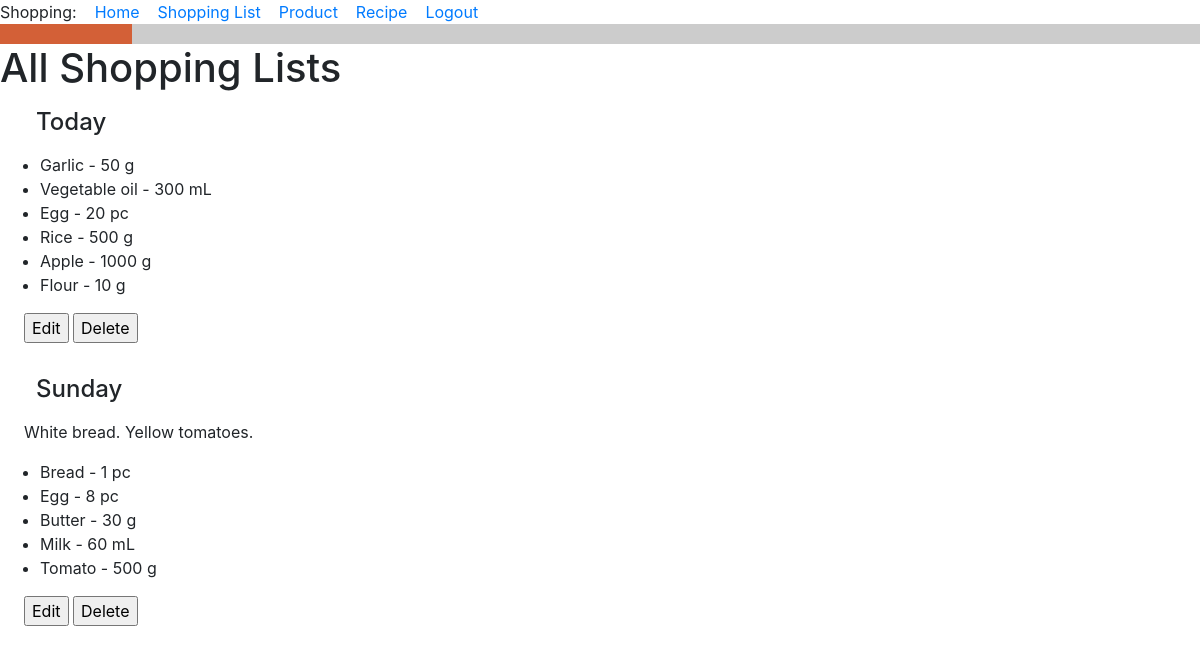
/all_lists (signed in), run on an earlier commit of the app's database.
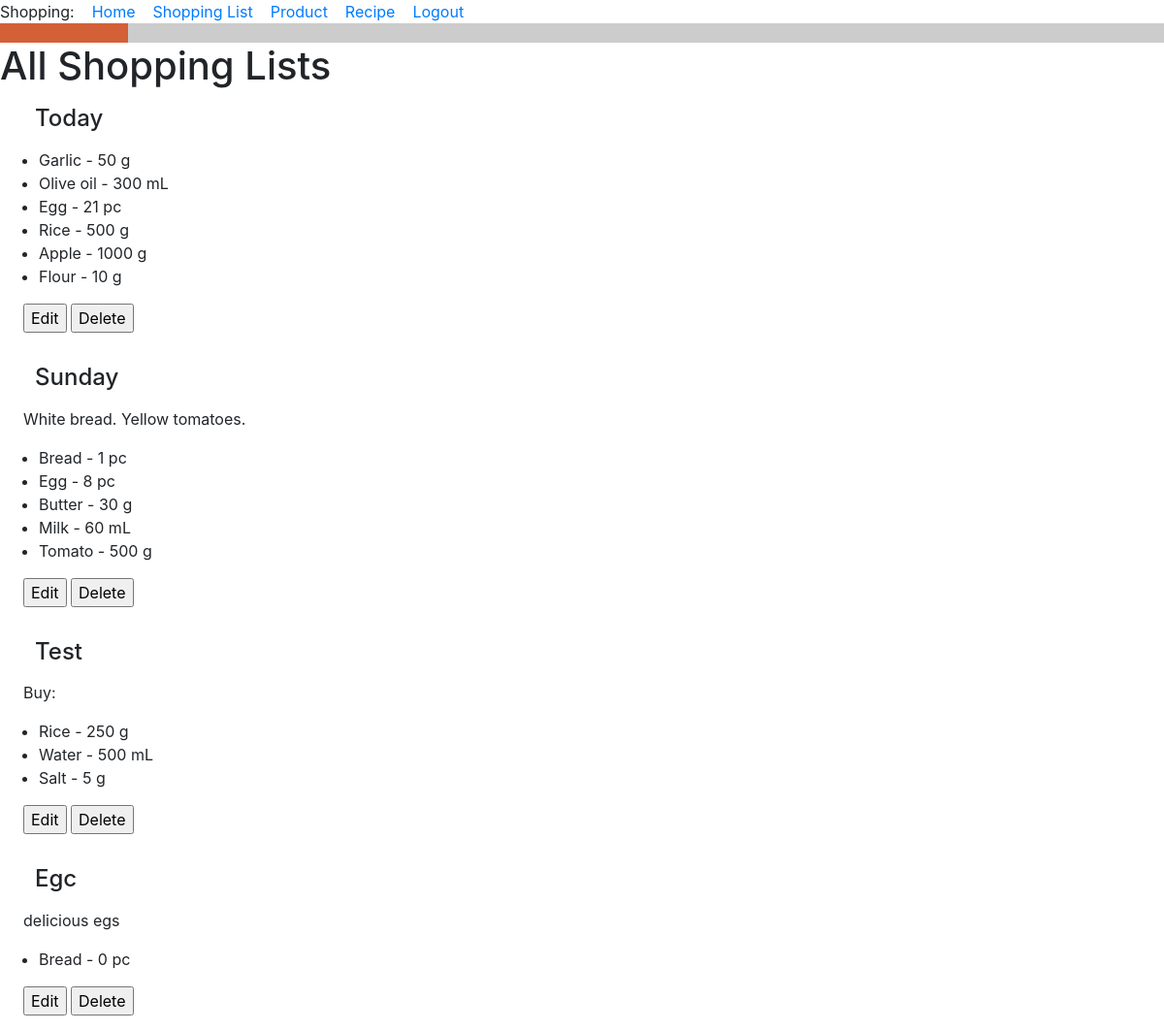
And on a later commit of the database.
### food_app/models.py (models this page shows, shortened)
class ShoppingList(db.Model):
    id = db.Column(db.Integer, primary_key=True)
    title = db.Column(db.String(256), default='')
    owner = db.Column(db.ForeignKey('user.id'))
    items = db.relationship('ShoppingListItem', backref='shopping_list', cascade='all, delete-orphan', passive_deletes=True)
    notes = db.Column(db.Text)
    def __str__(self):
        return f'{self.title}'.capitalize()

class ShoppingListItem(db.Model):
    id = db.Column(db.Integer, primary_key=True)
    shopping_list_id = db.Column(db.ForeignKey('shopping_list.id', ondelete='CASCADE'), nullable=False)
    product_id = db.Column(db.ForeignKey('product.id'))
    product = db.relationship('Product')
    quantity = db.Column(db.Integer, default=0)
    unit_of_measure = db.Column(db.String(120))
    is_buyed = db.Column(db.Boolean, default=False)
    def __str__(self):
        return f'{self.product} - {self.quantity} {self.unit_of_measure}'

class Product(db.Model):
    id = db.Column(db.Integer, primary_key=True)
    title = db.Column(db.String(256), index=True, unique=True, nullable=False)
    type_of_product = db.Column(db.String(120))
    unit_of_measure = db.Column(db.String(120))
    def __str__(self):
        return f'{self.title}'.capitalize()  # Big first letter only.

### food_app/routes.py (the view)
@app.route('/all_lists', methods=['GET', 'POST'])
@login_required
def all_lists():
    owner = current_user.id
    shopping_lists = ShoppingList.query.filter_by(owner=owner)
    return render_template('all_lists.html', title='All Shopping Lists', owner=owner, shopping_lists=shopping_lists)

### food_app/models.py (called while the page is built)
@login.user_loader
def load_user(id):
    return User.query.get(int(id))

### food_app/templates/all_lists.html (shortened to what this page needs)
{% extends "base.html" %}
{% block content %}
<h1>All Shopping Lists</h1>
    {% for shopping_list in shopping_lists %}
<h4><div><p><p style="margin-left:1.5em">{{ shopping_list }}</p></div></h4>
<div><p><p style="margin-left:1.5em">{{ shopping_list.notes }}</p></div>
    <div><ul>  {% for item in shopping_list.items %}
        <li>{{ item }}</li>
        {% endfor %}
    </ul>
    </div>
<head>
</head>
<form action="{{ url_for('edit_shopping_list', shopping_list_id=shopping_list.id) }}">
    <p style="margin-left:1.5em"><input class="button" type="submit" value="Edit"></p>
</form>
<form action="{{ url_for('delete_shopping_list', shopping_list_id=shopping_list.id) }}">
    <input class="button" type="submit" value="Delete">
</form>
{% endfor %}
{% endblock %}

What changed in the data, as far as the page shows it:
changed through a linked row, ShoppingListItem: quantity+unit_of_measure "Vegetable oil - 300 mL" → "Olive oil - 300 mL"
changed ShoppingListItem: quantity+unit_of_measure "Egg - 20 pc" → "Egg - 21 pc"
added ShoppingList: title "Test", notes "Buy:"
added ShoppingListItem: quantity+unit_of_measure "Rice - 250 g", shown under "Test"
added ShoppingListItem: quantity+unit_of_measure "Water - 500 mL", shown under "Test"
added ShoppingListItem: quantity+unit_of_measure "Salt - 5 g", shown under "Test"
added ShoppingList: title "Egc", notes "delicious egs"
added ShoppingListItem: quantity+unit_of_measure "Bread - 0 pc", shown under "Egc"
